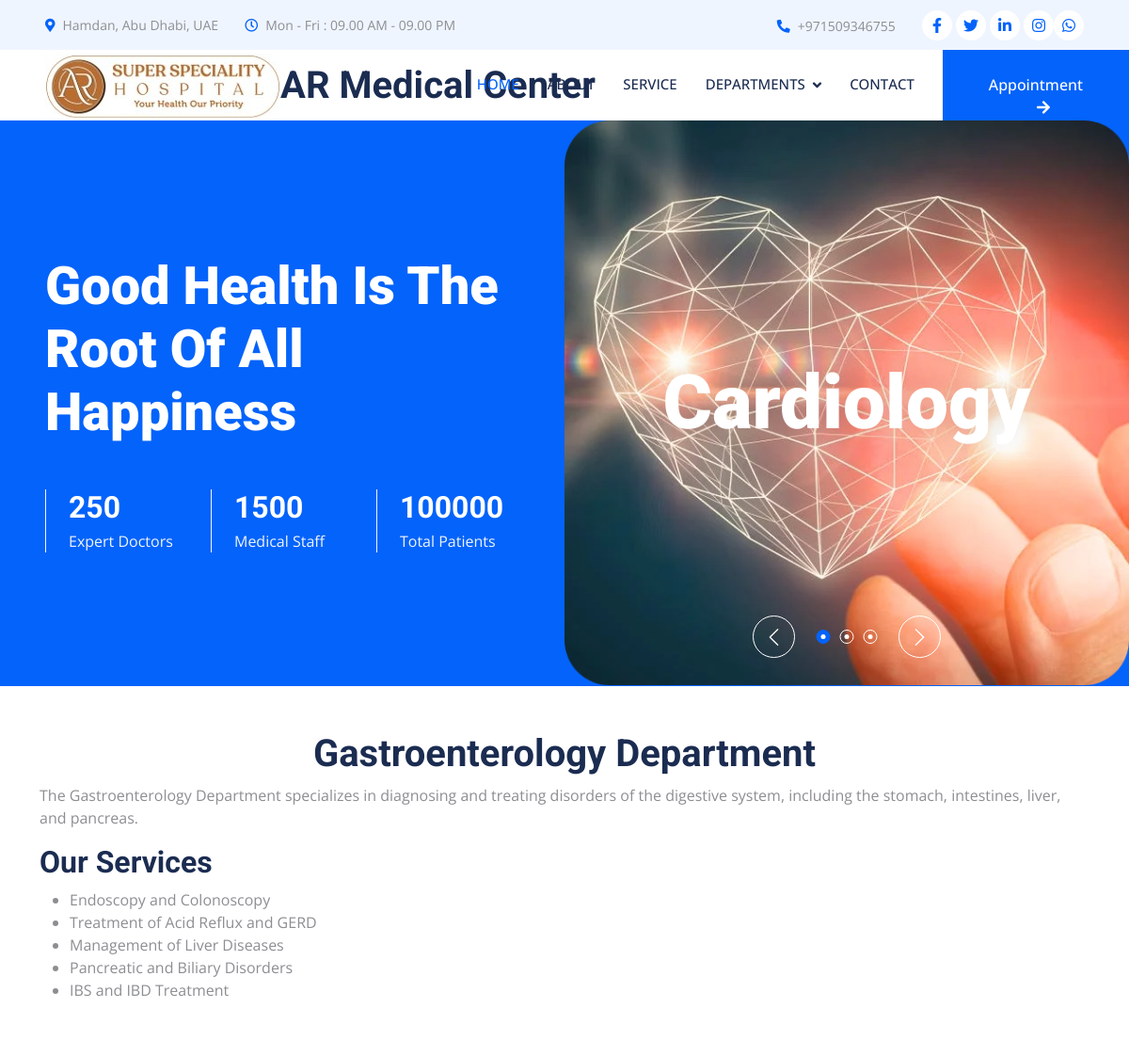
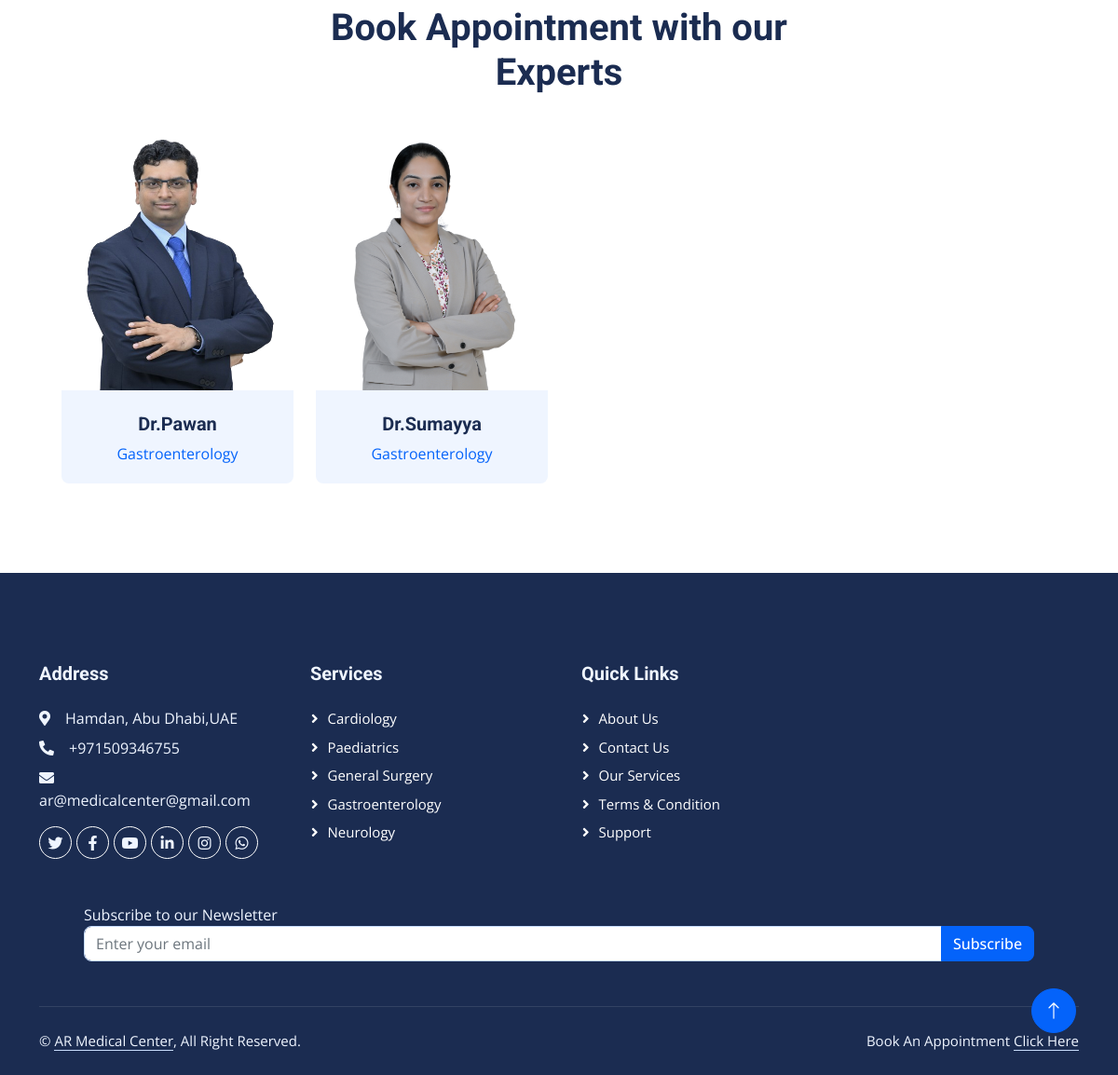
The app's page /Gastroenterology/ with its own data (2 pictures, top to bottom).
### home/models.py (models this page shows, shortened)
class Doctor(models.Model):
    doc_name=models.CharField(max_length=25)
    doc_dep=models.ForeignKey(Department,on_delete=models.CASCADE)
    doc_pic=models.ImageField(upload_to='doctors/')
    doc_face_book=models.URLField(null=True,blank=True)
    doc_twitter=models.URLField(null=True,blank=True)
    doc_insta=models.URLField(null=True,blank=True)
    class Meta:
        verbose_name="Doctors"
        verbose_name_plural="Doctors"

class Department(models.Model):
    dep_name=models.CharField(max_length=25)
    dep_des=models.TextField(max_length=500)
    def __str__(self):
        return self.dep_name
    class Meta:
        verbose_name="Departments"
        verbose_name_plural="Departments"

### home/views.py (the view)
# urls.py: path("Gastroenterology/",views.Gastroenterology,name="Gastroenterology"),
def Gastroenterology(request):
    doctor=Doctor.objects.filter(doc_dep__dep_name='Gastroenterology')
    context={'doctor':doctor}
    return render(request, 'Gastroenterology.html',context)

### home/templates/Gastroenterology.html (shortened to what this page needs)
{% extends "base.html" %}
{% block content %}
<body>
    <header>
        <h1 align="center">Gastroenterology Department</h1>
    </header>
    <div class="container">
        <section>
            <p>The Gastroenterology Department specializes in diagnosing and treating disorders of the digestive system, including the stomach, intestines, liver, and pancreas.</p>
        </section>
        <section>
            <h2>Our Services</h2>
            <ul>
                <li>Endoscopy and Colonoscopy</li>
                <li>Treatment of Acid Reflux and GERD</li>
                <li>Management of Liver Diseases</li>
                <li>Pancreatic and Biliary Disorders</li>
                <li>IBS and IBD Treatment</li>
            </ul>
        </section>
        <div class="container-xxl py-5">
            <div class="container">
                <div class="text-center mx-auto mb-5 wow fadeInUp" data-wow-delay="0.1s" style="max-width: 600px;">
                    <h1>Book Appointment with our Experts</h1>
                </div>
                <div class="row g-4">
                    {% for doc in doctor %}
                    <div class="col-lg-3 col-md-6 wow fadeInUp" data-wow-delay="0.1s">
                        <div class="team-item position-relative rounded overflow-hidden">
                            <div class="overflow-hidden">
                                <img class="img-fluid" src="{{doc.doc_pic.url}}" alt="">
                            </div>
                            <div class="team-text bg-light text-center p-4">
                                <h5>{{doc.doc_name}}</h5>
                                <p class="text-primary">{{doc.doc_dep}}</p>
                            </div>
                        </div>
                    </div>
                    {% endfor %}
                </div>
            </div>
        </div>
    </div>
</body>
</html>
{% endblock content %}

### home/static/css/style.css (style rules this page uses)
:root { --primary: #0463FA; --light: #EFF5FF; --dark: #1B2C51; }
.team-item img { position: relative; top: 0; transition: .5s; }
.team-item .team-text { position: relative; height: 100px; transition: .5s; }

### records on screen
Doctor: doc_pic (picture), doc_name "Dr.Pawan", doc_dep "Gastroenterology"
Doctor: doc_pic (picture), doc_name "Dr.Sumayya", doc_dep "Gastroenterology"
